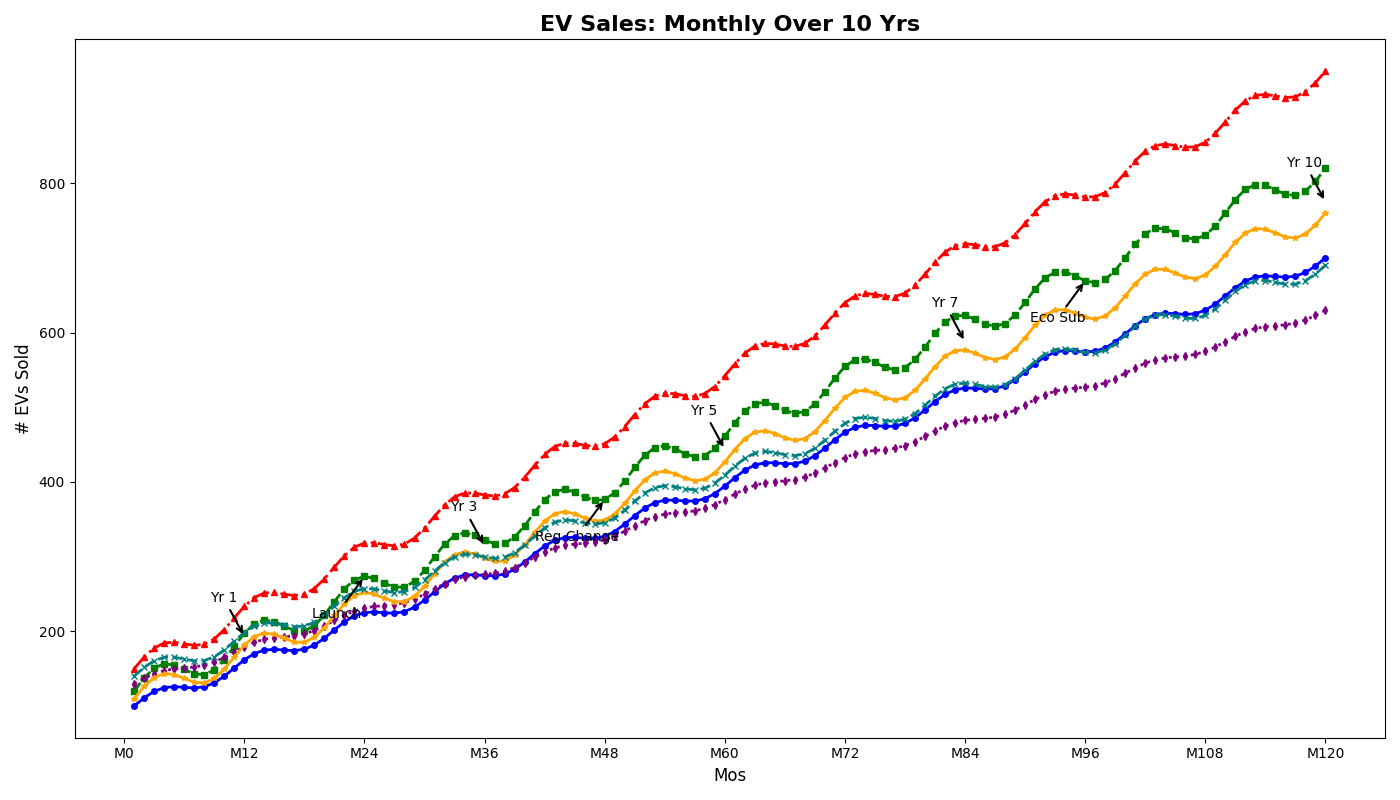

This figure's Python source:
import matplotlib.pyplot as plt
import numpy as np

months = np.arange(1, 121)

sales_compact = 100 + 10 * np.sin(np.linspace(0, 24 * np.pi, 120)) + np.linspace(0, 600, 120)
sales_sedan = 120 + 20 * np.sin(np.linspace(0, 24 * np.pi, 120)) + np.linspace(0, 700, 120)
sales_suv = 150 + 15 * np.sin(np.linspace(0, 24 * np.pi, 120)) + np.linspace(0, 800, 120)
sales_truck = 130 + 5 * np.sin(np.linspace(0, 24 * np.pi, 120)) + np.linspace(0, 500, 120)

sales_hatchback = 110 + 18 * np.sin(np.linspace(0, 24 * np.pi, 120)) + np.linspace(0, 650, 120)
sales_ev = 140 + 12 * np.sin(np.linspace(0, 24 * np.pi, 120)) + np.linspace(0, 550, 120)

milestones = {
    12: "Yr 1",
    36: "Yr 3",
    60: "Yr 5",
    84: "Yr 7",
    120: "Yr 10"
}

events = {
    24: "Launch",
    48: "Reg Change",
    96: "Eco Sub"
}

plt.figure(figsize=(14, 8))
plt.plot(months, sales_compact, color='blue', linestyle='-', linewidth=2, marker='o', markersize=4)
plt.plot(months, sales_sedan, color='green', linestyle='--', linewidth=2, marker='s', markersize=4)
plt.plot(months, sales_suv, color='red', linestyle='-.', linewidth=2, marker='^', markersize=4)
plt.plot(months, sales_truck, color='purple', linestyle=':', linewidth=2, marker='d', markersize=4)
plt.plot(months, sales_hatchback, color='orange', linestyle='-', linewidth=2, marker='*', markersize=4)
plt.plot(months, sales_ev, color='teal', linestyle='--', linewidth=2, marker='x', markersize=4)

for month, text in milestones.items():
    plt.annotate(text, 
                 (month, (sales_compact[month-1] + sales_sedan[month-1] + sales_suv[month-1] + sales_truck[month-1]) / 4),
                 textcoords="offset points", xytext=(-15, 25), ha='center',
                 arrowprops=dict(facecolor='black', arrowstyle='->', linewidth=1.5))

for month, text in events.items():
    plt.annotate(text, 
                 (month, sales_sedan[month-1]), 
                 textcoords="offset points", xytext=(-20, -30), ha='center',
                 arrowprops=dict(facecolor='orange', arrowstyle='->', linewidth=1.5))

plt.title("EV Sales: Monthly Over 10 Yrs", fontsize=16, weight='bold')
plt.xlabel("Mos", fontsize=12)
plt.ylabel("# EVs Sold", fontsize=12)
plt.xticks(np.arange(0, 121, step=12), ['M0', 'M12', 'M24', 'M36', 'M48', 'M60', 'M72', 'M84', 'M96', 'M108', 'M120'], fontsize=10)
plt.yticks(fontsize=10)

plt.tight_layout()

plt.show()
